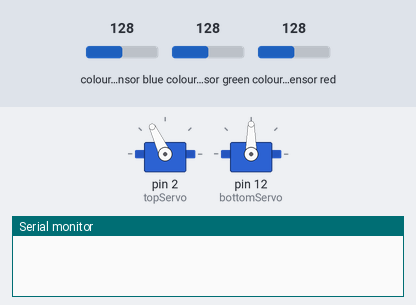
This sketch was run on a simulated Arduino Uno, built with avr-gcc and run on an emulated ATmega328P. Shown: 2 × servo, the last lines printed to the serial monitor. Wiring (inferred from the names in the program): TCS3200 colour sensor: output pin 8; S2 pin 6; S3 pin 7; S0 pin 4; S1 pin 5. The test bench sets the inputs (shaded band); at power-on: colour sensor blue 128, colour sensor green 128, colour sensor red 128.

Above: at 0.05 s.
At 0.85 s:
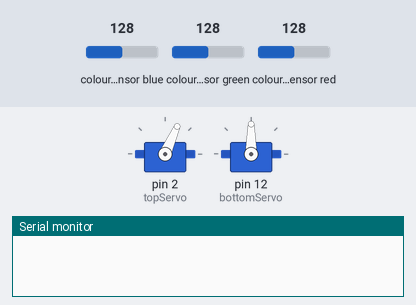
At 1.65 s:
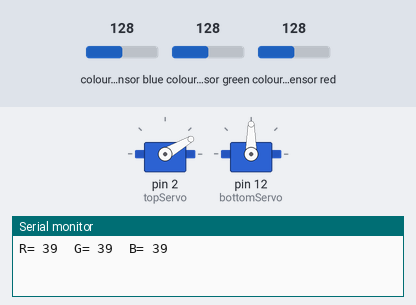
At 2.0 s:
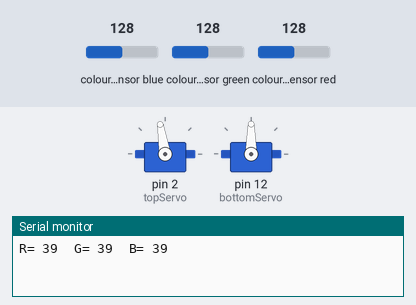
Timing chart, 0 to 4.6 s (numbered marks = the images above):
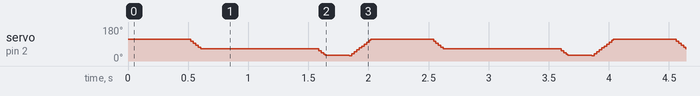

The sketch:

ballsorter.ino
```cpp
#include <Servo.h>

#define S0 4
#define S1 5
#define S2 6
#define S3 7
#define sensorOut 8

Servo topServo;
Servo bottomServo;

int frequency = 0;
int color=0;

void setup() {
  pinMode(S0, OUTPUT);
  pinMode(S1, OUTPUT);
  pinMode(S2, OUTPUT);
  pinMode(S3, OUTPUT);
  pinMode(sensorOut, INPUT);

  // Setting frequency-scaling to 20%
  digitalWrite(S0, HIGH);
  digitalWrite(S1, LOW);

  topServo.attach(2);
  bottomServo.attach(12);

  Serial.begin(9600);
}

void loop() {

  topServo.write(115);
  delay(500);

  for(int i = 115; i > 65; i--) {
    topServo.write(i);
    delay(2);
  }
  delay(500);

  color = readColor();
  delay(10);

  switch (color) {
    case 1:
    bottomServo.write(50);
    break;

    case 2:
    bottomServo.write(75);
    break;

    case 0:
    break;
  }
  delay(300);

  for(int i = 65; i > 29; i--) {
    topServo.write(i);
    delay(2);
  }
  delay(200);

  for(int i = 29; i < 115; i++) {
    topServo.write(i);
    delay(2);
  }
  color=0;
}

int readColor() {
  // Setting red filtered photodiodes to be read
  digitalWrite(S2, LOW);
  digitalWrite(S3, LOW);
  // Reading the output frequency
  frequency = pulseIn(sensorOut, LOW);
  int R = frequency;
  // Printing the value on the serial monitor
  Serial.print("R= ");//printing name
  Serial.print(frequency);//printing RED color frequency
  Serial.print("  ");
  delay(50);

  // Setting Green filtered photodiodes to be read
  digitalWrite(S2, HIGH);
  digitalWrite(S3, HIGH);
  // Reading the output frequency
  frequency = pulseIn(sensorOut, LOW);
  int G = frequency;
  // Printing the value on the serial monitor
  Serial.print("G= ");//printing name
  Serial.print(frequency);//printing RED color frequency
  Serial.print("  ");
  delay(50);

  // Setting Blue filtered photodiodes to be read
  digitalWrite(S2, LOW);
  digitalWrite(S3, HIGH);
  // Reading the output frequency
  frequency = pulseIn(sensorOut, LOW);
  int B = frequency;
  // Printing the value on the serial monitor
  Serial.print("B= ");//printing name
  Serial.print(frequency);//printing RED color frequency
  Serial.println("  ");
  delay(50);

  if(R<45 & R>32 & G<65 & G>55){
    color = 1; // Red
  }

  if (G<58 & G>45 & B<40 &B>26){
    color = 2; // Blue
  }
  return color;
}
```
